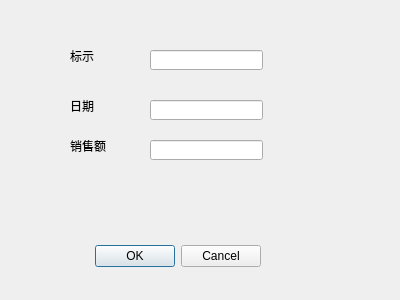
<?xml version="1.0" encoding="UTF-8"?>
<ui version="4.0">
 <class>AddSalesReceiptsDialog</class>
 <widget class="QDialog" name="AddSalesReceiptsDialog">
  <property name="geometry">
   <rect>
    <x>0</x>
    <y>0</y>
    <width>400</width>
    <height>300</height>
   </rect>
  </property>
  <property name="windowTitle">
   <string>Dialog</string>
  </property>
  <widget class="QDialogButtonBox" name="buttonBox">
   <property name="geometry">
    <rect>
     <x>-80</x>
     <y>240</y>
     <width>341</width>
     <height>32</height>
    </rect>
   </property>
   <property name="orientation">
    <enum>Qt::Horizontal</enum>
   </property>
   <property name="standardButtons">
    <set>QDialogButtonBox::Cancel|QDialogButtonBox::Ok</set>
   </property>
  </widget>
  <widget class="QLabel" name="label_ID">
   <property name="geometry">
    <rect>
     <x>70</x>
     <y>50</y>
     <width>54</width>
     <height>12</height>
    </rect>
   </property>
   <property name="text">
    <string>标示</string>
   </property>
  </widget>
  <widget class="QLineEdit" name="lineEditID">
   <property name="geometry">
    <rect>
     <x>150</x>
     <y>50</y>
     <width>113</width>
     <height>20</height>
    </rect>
   </property>
   <property name="inputMask">
    <string/>
   </property>
  </widget>
  <widget class="QLineEdit" name="lineEditSales">
   <property name="geometry">
    <rect>
     <x>150</x>
     <y>140</y>
     <width>113</width>
     <height>20</height>
    </rect>
   </property>
  </widget>
  <widget class="QLineEdit" name="lineEditDate">
   <property name="geometry">
    <rect>
     <x>150</x>
     <y>100</y>
     <width>113</width>
     <height>20</height>
    </rect>
   </property>
  </widget>
  <widget class="QLabel" name="label_Sales">
   <property name="geometry">
    <rect>
     <x>70</x>
     <y>140</y>
     <width>54</width>
     <height>12</height>
    </rect>
   </property>
   <property name="text">
    <string>销售额</string>
   </property>
  </widget>
  <widget class="QLabel" name="label_Date">
   <property name="geometry">
    <rect>
     <x>70</x>
     <y>100</y>
     <width>54</width>
     <height>12</height>
    </rect>
   </property>
   <property name="text">
    <string>日期</string>
   </property>
  </widget>
 </widget>
 <resources/>
 <connections>
  <connection>
   <sender>buttonBox</sender>
   <signal>accepted()</signal>
   <receiver>AddSalesReceiptsDialog</receiver>
   <slot>accept()</slot>
   <hints>
    <hint type="sourcelabel">
     <x>248</x>
     <y>254</y>
    </hint>
    <hint type="destinationlabel">
     <x>157</x>
     <y>274</y>
    </hint>
   </hints>
  </connection>
  <connection>
   <sender>buttonBox</sender>
   <signal>rejected()</signal>
   <receiver>AddSalesReceiptsDialog</receiver>
   <slot>reject()</slot>
   <hints>
    <hint type="sourcelabel">
     <x>316</x>
     <y>260</y>
    </hint>
    <hint type="destinationlabel">
     <x>286</x>
     <y>274</y>
    </hint>
   </hints>
  </connection>
 </connections>
</ui>
